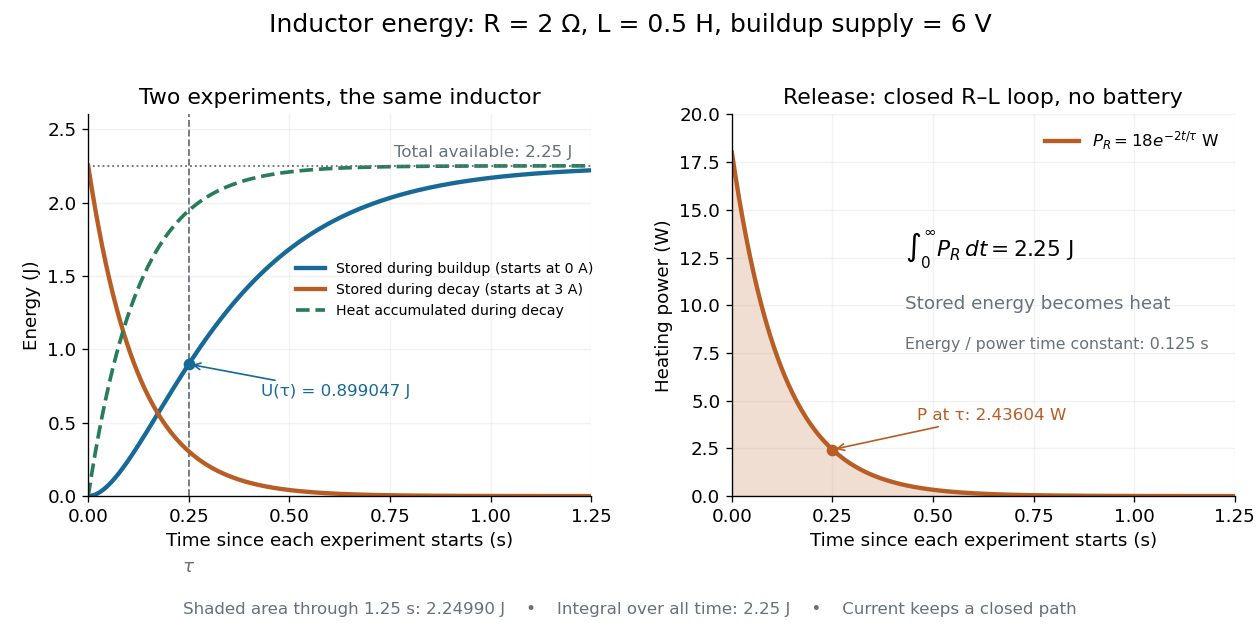

Source code (Python):
"""Show magnetic energy buildup and release into a closed resistive loop.

Tested with Python 3.14.4, numpy 2.3.5 and matplotlib 3.10.7.
Write an opaque PNG with this script's basename to the current directory.
"""

from pathlib import Path

import matplotlib

matplotlib.use("Agg")
import matplotlib.pyplot as plt
import numpy as np


def main():
    resistance, inductance, voltage = 2.0, 0.5, 6.0
    tau = inductance / resistance
    initial_current = voltage / resistance
    initial_energy = 0.5 * inductance * initial_current**2
    initial_power = resistance * initial_current**2
    time = np.linspace(0.0, 5.0 * tau, 2001)
    decay = np.exp(-time / tau)
    stored_charge = 0.5 * inductance * (initial_current * (1.0 - decay))**2
    stored_decay = initial_energy * decay**2
    dissipated = initial_energy * (1.0 - decay**2)
    power = initial_power * decay**2
    energy_tau = initial_energy * (1.0 - np.exp(-1.0))**2
    full_integral = initial_power * tau / 2.0
    np.testing.assert_allclose([initial_energy, initial_power, full_integral],
                               [2.25, 18.0, 2.25])
    np.testing.assert_allclose(energy_tau, 0.8990469020108881, rtol=1e-14)
    np.testing.assert_allclose(stored_decay + dissipated, initial_energy)
    np.testing.assert_allclose(2.0 * stored_decay / tau, power)
    np.testing.assert_allclose(inductance * (-initial_current * decay / tau)
                               + resistance * initial_current * decay, 0.0,
                               atol=1e-14)
    # Compare sampled power's integral with the exact finite-time heat transfer.
    np.testing.assert_allclose(np.trapezoid(power, time), dissipated[-1],
                               rtol=3e-6)

    blue, orange, green, grey = "#176997", "#b85d24", "#287d59", "#65717b"
    plt.rcParams.update({"font.size": 11, "font.family": "DejaVu Sans",
                         "axes.spines.top": False, "axes.spines.right": False})
    fig, axes = plt.subplots(1, 2, figsize=(10.5, 5.3), dpi=120,
                             facecolor="white")
    axes[0].plot(time, stored_charge, color=blue, lw=2.6,
                 label="Stored during buildup (starts at 0 A)")
    axes[0].plot(time, stored_decay, color=orange, lw=2.6,
                 label="Stored during decay (starts at 3 A)")
    axes[0].plot(time, dissipated, color=green, ls="--", lw=2.2,
                 label="Heat accumulated during decay")
    axes[0].axhline(initial_energy, color=grey, ls=":", lw=1.1)
    axes[0].axvline(tau, color=grey, ls="--", lw=1.1, zorder=0)
    axes[0].scatter([tau], [energy_tau], color=blue, zorder=5)
    axes[0].annotate("U(τ) = 0.899047 J", (tau, energy_tau),
                     xytext=(0.43, 0.68), color=blue, fontsize=10,
                     arrowprops={"arrowstyle": "->", "color": blue})
    axes[0].text(0.76, 2.31, "Total available: 2.25 J", color=grey, fontsize=10)
    axes[0].text(tau, -0.20, r"$\tau$", ha="center", color=grey,
                 transform=axes[0].get_xaxis_transform())
    axes[0].set(title="Two experiments, the same inductor", ylabel="Energy (J)",
                ylim=(0, 2.6))
    axes[0].legend(loc="center right", bbox_to_anchor=(1.03, 0.54),
                    frameon=False, fontsize=8.5)

    axes[1].plot(time, power, color=orange, lw=2.6,
                 label=r"$P_R=18e^{-2t/\tau}$ W")
    axes[1].fill_between(time, 0, power, color=orange, alpha=0.20)
    axes[1].text(0.43, 12.5, r"$\int_0^\infty P_R\,dt=2.25$ J", fontsize=13)
    axes[1].text(0.43, 9.8, "Stored energy becomes heat", fontsize=11, color=grey)
    axes[1].text(0.43, 7.7, "Energy / power time constant: 0.125 s",
                 fontsize=9.5, color=grey)
    axes[1].scatter([tau], [initial_power * np.exp(-2.0)],
                    color=orange, zorder=5)
    axes[1].annotate("P at τ: 2.43604 W", (tau, initial_power * np.exp(-2.0)),
                     xytext=(0.46, 4.0), fontsize=10, color=orange,
                     arrowprops={"arrowstyle": "->", "color": orange})
    axes[1].set(title="Release: closed R–L loop, no battery", ylabel="Heating power (W)",
                ylim=(0, 20))
    axes[1].legend(loc="upper right", frameon=False, fontsize=10)
    for ax in axes:
        ax.set(xlim=(0, 5 * tau), xlabel="Time since each experiment starts (s)")
        ax.set_xticks(np.arange(6) * tau)
        ax.grid(alpha=0.16)
    fig.suptitle("Inductor energy: R = 2 Ω, L = 0.5 H, buildup supply = 6 V",
                 fontsize=15)
    fig.text(0.5, 0.035,
             f"Shaded area through 1.25 s: {dissipated[-1]:.5f} J    •    "
             "Integral over all time: 2.25 J    •    Current keeps a closed path",
             ha="center", fontsize=10, color=grey)
    fig.subplots_adjust(left=0.07, right=0.98, top=0.82, bottom=0.22, wspace=0.28)
    fig.savefig(Path(__file__).with_suffix(".png").name,
                facecolor="white", transparent=False)
    plt.close(fig)


if __name__ == "__main__":
    main()
